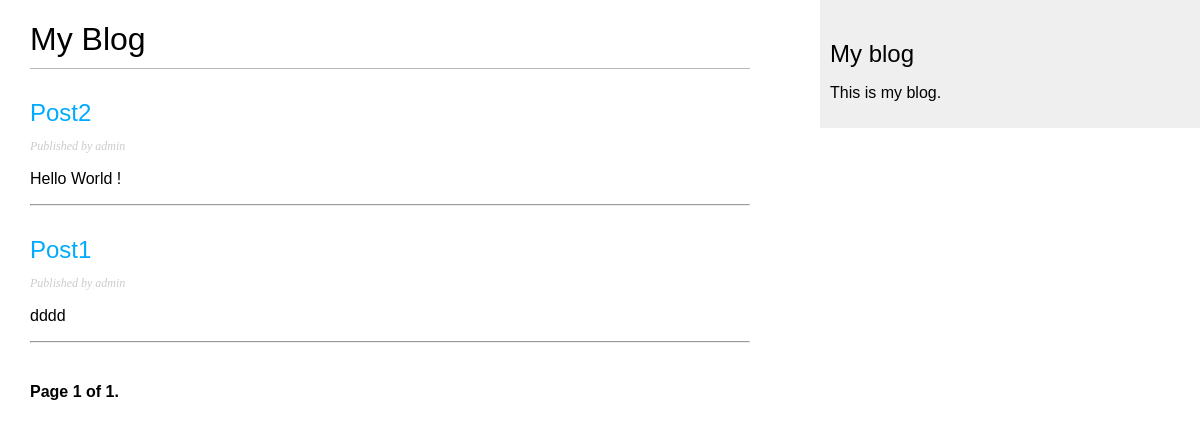
The page /blog/ on the database as committed earlier.
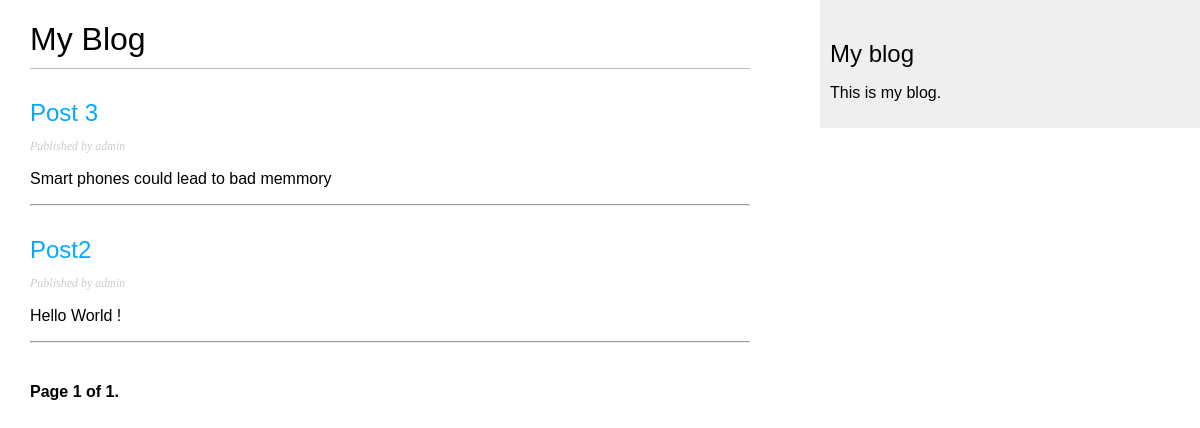
The same page on the database as committed later.
### blog/models.py (models this page shows, shortened)
class Post(models.Model):
    class Status(models.TextChoices):
        DRAFT = 'draft'
        PUBLISHED = 'published'
    title = models.CharField(max_length=100)
    slug = models.SlugField(max_length=100 , unique_for_date='published')
    author = models.ForeignKey(User, on_delete=models.CASCADE,related_name='blog_posts')
    body = models.TextField()
    published = models.DateTimeField(default=timezone.now)
    created = models.DateTimeField(auto_now_add=True)
    updated = models.DateTimeField(auto_now=True)
    status = models.CharField(max_length=10, choices=Status.choices, default=Status.DRAFT)
    class Meta:
        ordering = ['-published' ]
        indexes = [
            models.Index(fields=['-published']),
        ]
    def get_absolute_url(self):
        return reverse('blog:post_detail', args=[self.published.year, self.published.month, self.published.day, self.slug])

### blog/views.py (the view)
# urls.py: path('', views.post_list, name='post_list'),
def post_list(request):
    post_list = Post.objects.all()
    paginator = Paginator(post_list, 3)
    page_number = request.GET.get('page',1)
    posts = paginator.get_page(page_number)
    return render(request, 'blog/post/list.html', {'posts': posts})

### blog/templates/blog/post/list.html (shortened to what this page needs)
{% extends "blog/base.html" %}
{% block content %}
    <h1>My Blog</h1>
    {% for post in posts %}
        <h2>
        <a href="{{post.get_absolute_url}}">
        {{ post.title }}
        </a>
        </h2>
        <p class="date">
        Published {{ post.publish }} by {{ post.author }}
        </p>
        {{ post.body|truncatewords:30|linebreaks }}
        <hr />
    {% endfor %}
    {% include "pagination.html" with page=page_obj %}
{% endblock %}

Rows that differ between the two databases and show on the page:
removed Post: title "Post1", author "admin", body "dddd"
added Post: title "Post 3", author "admin", body "Smart phones could lead to bad memmory"
